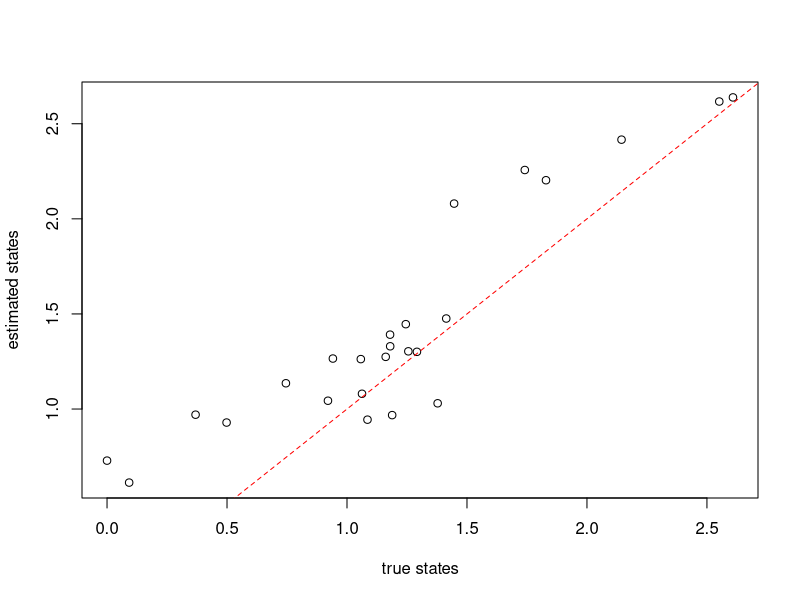

Reproduce this figure in R.
# ##############################################################################
#                                                                              #
# properties.R                                                                 #
#                                                                              #
# This file is a collection of code snippets present in the phytools tutorial: #
# http://www.phytools.org/***SanJuan2016/ex/7/Anc-states-continuous.html       #
#                                                                              #
# This script is aims to explore some properties of ancestral reconstruction   #
# of continuous characters under simulated data, using the phytools package    #
#                                                                              #
# Original author: Liam J. Revell                                              #
# Last updated 29 Jun. 2015                                                    #
#                                                                              #
# ##############################################################################


# load libraries
library(phytools)

## simulate a tree & some data
tree<-pbtree(n=26,scale=1,tip.label=LETTERS[26:1])
## simulate with ancestral states
x<-fastBM(tree,internal=TRUE)
## ancestral states
a<-x[as.character(1:tree$Nnode+Ntip(tree))]
## tip data
x<-x[tree$tip.label]

# Estimate ancestral states using fastAnc (re-rooting)
fit<-fastAnc(tree,x,CI=TRUE)
print(fit,printlen=6)

# Compare estimates to the generated values for simulated data
plot(a,fit$ace,xlab="true states",ylab="estimated states")
lines(range(c(x,a)),range(c(x,a)),lty="dashed",col="red") ## 1:1 line

## first, let's go back to our previous dataset
print(fit)
mean(((a>=fit$CI95[,1]) + (a<=fit$CI95[,2]))==2)

## custom function that conducts a simulation, estimates ancestral
## states, & returns the fraction on 95% CI
foo<-function(){
    tree<-pbtree(n=100)
    x<-fastBM(tree,internal=TRUE)
    fit<-fastAnc(tree,x[1:length(tree$tip.label)],CI=TRUE)
    mean(((x[1:tree$Nnode+length(tree$tip.label)]>=fit$CI95[,1]) +
        (x[1:tree$Nnode+length(tree$tip.label)]<=fit$CI95[,2]))==2)
}
## conduct 100 simulations
pp<-replicate(100,foo())
mean(pp)


### Ancestral state estimations when some nodes are known ###

## ## fixate ancestral states for chars 27, 31 and 35
## anc.states<-a[as.character(c(27,31,35))]
## fit<-fastAnc(tree,x,anc.states=anc.states,CI=TRUE)
## plot(a,fit$ace,xlab="true states",ylab="estimated states")
## lines(range(c(x,a)),range(c(x,a)),lty="dashed",col="red") ## 1:1 line
##
## ## simulate data with a trend
## tree<-pbtree(n=100,scale=1)
## x<-fastBM(tree,internal=TRUE,mu=3)
## phenogram(tree,x,ftype="off",spread.labels=FALSE)
##
## a<-x[as.character(1:tree$Nnode+Ntip(tree))]
## x<-x[tree$tip.label]
## ## let's see how bad we do if we ignore the trend
## plot(a,fastAnc(tree,x),xlab="true values",
##     ylab="estimated states under BM")
## lines(range(c(x,a)),range(c(x,a)),lty="dashed",col="red")
## title("estimated without prior information")
##
## ## incorporate prior knowledge
## pm<-setNames(c(1000,rep(0,tree$Nnode)),
##     c("sig2",1:tree$Nnode+length(tree$tip.label)))
## ## the root & two randomly chosen nodes
## nn<-as.character(c(length(tree$tip.label)+1,
##     sample(2:tree$Nnode+length(tree$tip.label),2)))
## pm[nn]<-a[as.character(nn)]
## ## prior variance
## pv<-setNames(c(1000^2,rep(1000,length(pm)-1)),names(pm))
## pv[as.character(nn)]<-1e-100
## ## run MCMC
## mcmc<-anc.Bayes(tree,x,ngen=100000,
##     control=list(pr.mean=pm,pr.var=pv,
##     a=pm[as.character(length(tree$tip.label)+1)],
##     y=pm[as.character(2:tree$Nnode+length(tree$tip.label))]))
##
## anc.est<-colMeans(mcmc[201:1001,
##     as.character(1:tree$Nnode+length(tree$tip.label))])
## plot(a[names(anc.est)],anc.est,xlab="true values",
##     ylab="estimated states using informative prior")
## lines(range(c(x,a)),range(c(x,a)),lty="dashed",col="red")
## title("estimated using informative prior")
